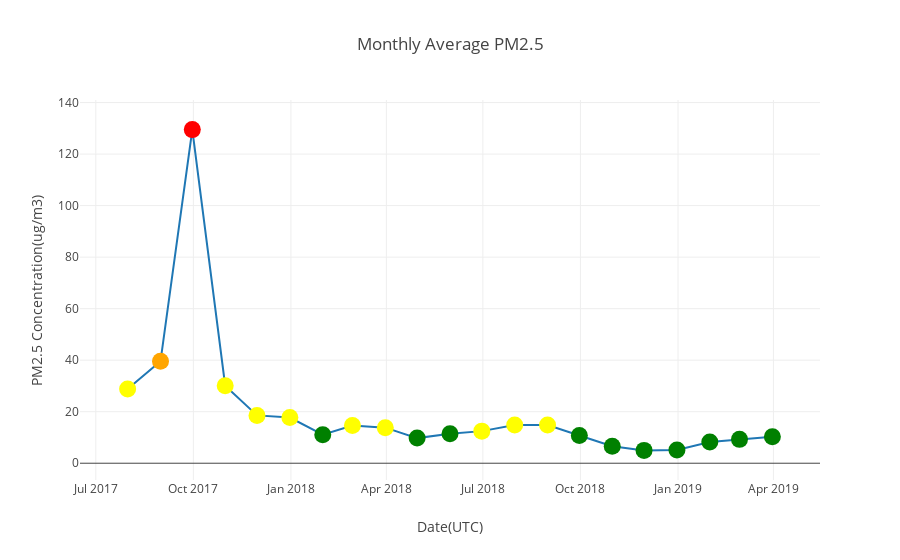

Notebook code for this chart:
### Markdown cell above
### Visualize the monthly pm2.5 concentration

### Code cell
average_monthly_pm25 = monthly_average_airquality_data_concentrations['PM2.5(Ug/m3)'].values
monthly_pm25 = go.Scatter(x=monthly_average_airquality_data_concentrations.index,
                         y = monthly_average_airquality_data_concentrations['PM2.5(Ug/m3)'].values,
                         mode='lines+markers',
                         marker = dict(color=list(map(SetColor, average_monthly_pm25)), size = 17),
                 ) 

layout = go.Layout(title='Monthly Average PM2.5 ', xaxis=dict(title='Date(UTC)'),
                   yaxis=dict(title='PM2.5 Concentration(ug/m3)'))

fig = go.Figure(data=[monthly_pm25], layout=layout)
iplot(fig)
pio.write_image(fig, os.path.join(filepath , 'monthly_average_pm25_concentration.png'))

### Figure 1 — Plotly figure (JSON) as saved in the notebook; plotly's stock layout.template omitted (floating-point values rounded to 4 significant figures)
{"data": [{"marker": {"color": ["yellow", "orange", "red", "yellow", "yellow", "yellow", "green", "yellow", "yellow", "green", "green", "yellow", "yellow", "yellow", "green", "green", "green", "green", "green", "green", "green"], "size": 17}, "mode": "lines+markers", "type": "scatter", "uid": "47fdaebf-c395-44bd-8981-3418cbb2079a", "x": ["2017-07-31", "2017-08-31", "2017-09-30", "2017-10-31", "2017-11-30", "2017-12-31", "2018-01-31", "2018-02-28", "2018-03-31", "2018-04-30", "2018-05-31", "2018-06-30", "2018-07-31", "2018-08-31", "2018-09-30", "2018-10-31", "2018-11-30", "2018-12-31", "2019-01-31", "2019-02-28", "2019-03-31"], "y": [28.78, 39.55, 129.5, 30.09, 18.57, 17.72, 11.08, 14.63, 13.81, 9.75, 11.42, 12.46, 14.83, 14.85, 10.73, 6.62, 4.99, 5.13, 8.27, 9.26, 10.25]}], "layout": {"title": {"text": "Monthly Average PM2.5 "}, "xaxis": {"title": {"text": "Date(UTC)"}}, "yaxis": {"title": {"text": "PM2.5 Concentration(ug/m3)"}}}}
